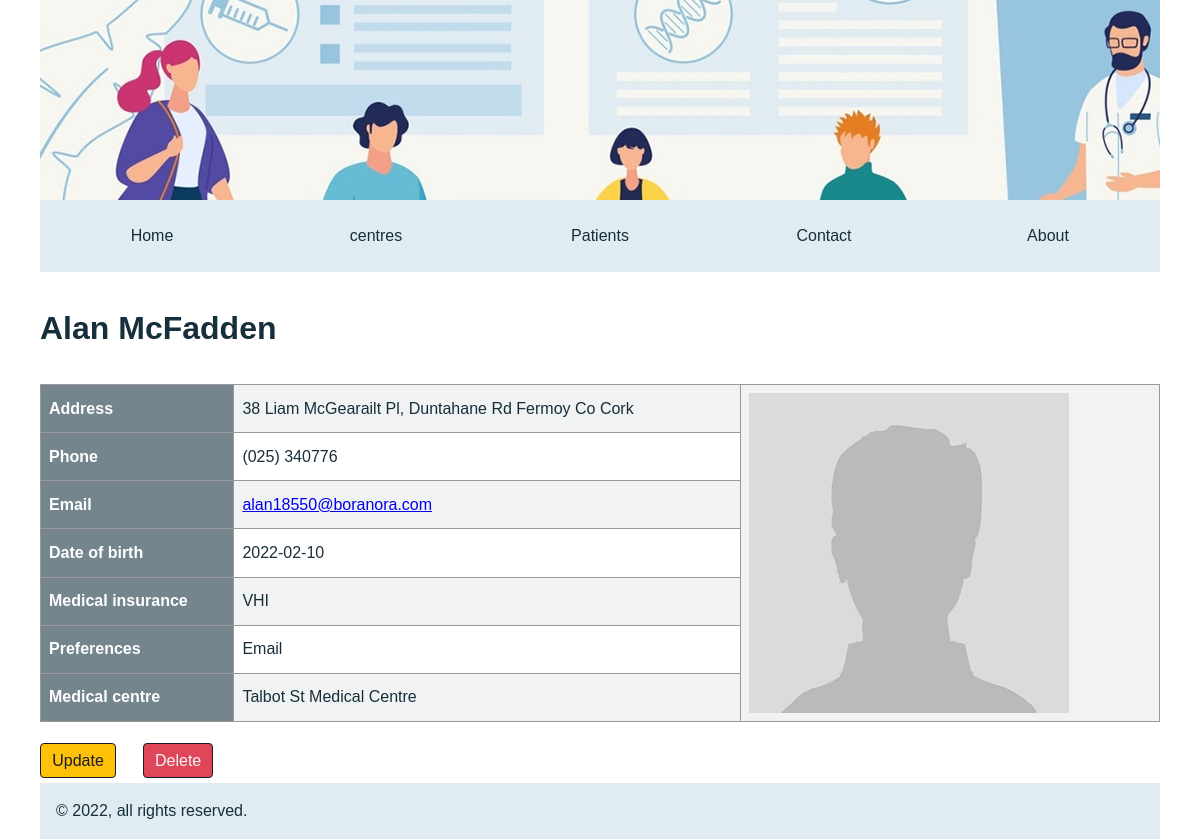
/medical-centre/patient_view.php?id=12, run on the app's committed database.
### tables this page shows
CREATE TABLE `patient` (
  `id` int(11) NOT NULL,
  `name` varchar(50) NOT NULL,
  `address` varchar(250) NOT NULL,
  `phone` varchar(20) NOT NULL,
  `email` varchar(250) NOT NULL,
  `dob` date NOT NULL,
  `centre` tinyint(4) NOT NULL,
  `insurance` varchar(10) NOT NULL,
  `preferences` varchar(20) NOT NULL
);

CREATE TABLE `medical_centre` (
  `id` int(11) NOT NULL,
  `title` varchar(50) NOT NULL,
  `address` varchar(250) NOT NULL,
  `phone` varchar(20) NOT NULL,
  `type` varchar(50) NOT NULL,
  `website_url` varchar(50) NOT NULL,
  `description` varchar(500) NOT NULL,
  `rating` tinyint(4) NOT NULL
);

### medical-centre/patient_view.php (the view, shortened to what this page needs)
<?php
require_once "include/database_connection.php";
try{
    $patient_id=$_GET["id"];
    $sql = "SELECT * FROM patient WHERE id = :id";
    $params = [
        "id" => $patient_id
    ];
    $stmt=$connection->prepare($sql);
    $success =$stmt->execute($params);
    $patient = $stmt->fetch(PDO::FETCH_ASSOC);
    $sql = "SELECT * FROM medical_centre WHERE id = :id";
    $params = [
        "id" => $patient['centre']
    ];
    $stmt=$connection->prepare($sql);
    $success =$stmt->execute($params);
    $centre = $stmt->fetch(PDO::FETCH_ASSOC);
}
catch(Exception $e) {
    echo "Error: " .$e->getMessage();
}
?>
<!DOCTYPE html>
<html lang="en">
<head>
    <link rel="stylesheet" href="styles/reset.css">
    <link rel="stylesheet" href="styles/main.css">
</head>
<body class="container flex flex-column">
    <header class="header"></header>
    <nav>
        <div class="nav">
            <a href="index.php" class="nav-item">Home</a>
            <a href="centre_view_all.php" class="nav-item">centres</a>
            <a href="patient_view_all.php" class="nav-item">Patients</a>
            <a href="contact_us.php" class="nav-item">Contact</a>
            <a href="about_us.php" class="nav-item">About</a>
        </div>
    </nav>
    <main class="main">
        <h1 class="mt-1 mb-1"><?= $patient["name"] ?></h1>
        <table class="table">
            <tbody>
                <tr>
                    <th>Address</th>
                    <td> <?= $patient["address"] ?></td>
                    <td rowspan="7" class="centered">
                        <img src="images/default_patient.png" alt="Default patient image">
                    </td>
                </tr>
                <tr>
                    <th>Phone</th>
                    <td><?= $patient["phone"] ?></td>
                </tr>
                <tr>
                    <th>Email</th>
                    <td>
                        <a href="mailto:<?= $patient["email"]?>">
                        <?= $patient["email"] ?>
                        </a>
                    </td>
                </tr>
                <tr>
                    <th>Date of birth</th>
                    <td><?=$patient["dob"] ?></td>
                </tr>
                <tr>
                    <th>Medical insurance</th>
                    <td><?= $patient["insurance"] ?></td>
                </tr>
                <tr>
                    <th>Preferences</th>
                    <td><?= $patient ["preferences"] ?></td>
                </tr>
                <tr>
                    <th>Medical centre</th>
                    <td><?= $centre["title"] ?></td>
                </tr>
            </tbody>
        </table>
        <form method="post">
            <div class="mt-1 buttons">
                <button type="submit" class="button warning" formaction="patient_update_form.php">Update</button>
                <button type="submit" class="button danger" formaction="patient_delete_form.php">Delete</button>
            </div>
        </form>
    </main>
    <footer class="footer">
        <p>&copy; 2022, all rights reserved.</p>
    </footer>
</body>
</html>

### medical-centre/styles/main.css (style rules this page uses)
:root { --font-family: Arial, Helvetica, sans-serif; --white: #fff; --bodytext: #162F3B; --bluegrey: #74858E; --palegrey: #F1F2F4; --lighterblue: #E0ECF2; --lightbrown: #999; --lightblue: #C1DCED; --primary: #7C69EF; --secondary: #D9E2EF; --success: #42BA96; --danger: #DF4759; --warning: #FFC107; --info: #467FD0; --light: #F1F4F8; --dark: #161C2D; }
.danger { background-color: var(--danger); color: var(--light); }
.warning { background-color: var(--warning); color: var(--dark); }
.flex { display: flex; }
.flex-column { flex-direction: column; }
.centered { text-align: center; }
.mt-1 { margin-top: 1em; }
.mb-1 { margin-bottom: 1em; }
body { font-family: var(--font-family); color: var(--bodytext); }
.container { width: 1120px; margin: 0 auto; }
.header { background-image: url("../images/header.jpg"); height: 200px; }
.nav { background: var(--lighterblue); width: 100%; display: flex; align-items: center; }
.nav-item { display: inline; padding: 1.5em; flex: 1; text-align: center; text-decoration: none; color: var(--bodytext); }
.main { flex: 1; }
.footer { background: var(--lighterblue); width: 100%; padding: 1em; }
.table { border-collapse: collapse; width: 100%; }
.table tbody tr:nth-child(odd) { background: var(--palegrey); }
.table td, th { border: 1px solid var(--lightbrown); padding: 0.5em; text-align: left; }
.table th { background: var(--bluegrey); color: var(--white); }
.button { text-decoration: none; display: inline-block; border: 1px solid var(--dark); font-size: 1em; padding: 0.3em 0.7em; margin: 0.3em 0.7em; border-radius: 4px; cursor: pointer; }
.buttons .button:first-child { margin-left: 0; }

### data on the page
patient: name "Alan McFadden", address "38 Liam McGearailt Pl, Duntahane Rd Fermoy Co Cork", phone "(025) 340776", email "alan18550@boranora.com", dob "2022-02-10", insurance "VHI", preferences "Email"
medical_centre: title "Talbot St Medical Centre"
